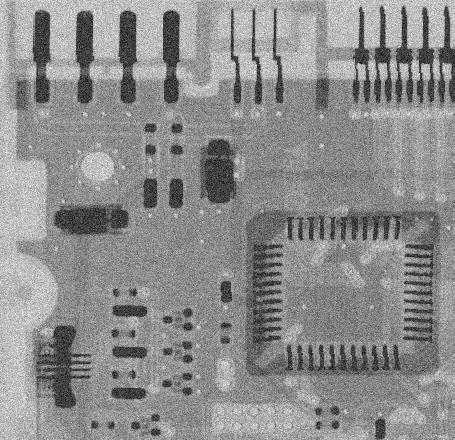
#> input picture Khôi phục loại bỏ ảnh/Anh_nhieu_de_loc_thich_nghi_cuc_bo.tif, 455 x 440 px
$ python Khoi_phuc_Loc_thich_nghi_cuc_bo.py
#> lines starting #> are read from the running program, lines starting #| are printed output that depends on the picture
#> further down, img_nhieu is the input picture: shape (440, 455); min 0, max 255, mean 140.7
import numpy as np
import cv2
import matplotlib.pyplot as plt

def Loc_Thich_Nghi_Cuc_Bo(img, ksize, phuong_sai_nhieu):
#> called with ksize = 7, phuong_sai_nhieu = 0.15
    m, n = img.shape
#> m = 440; n = 455
    img_ket_qua_anh_loc = np.zeros([m, n])
    h=(ksize -1) // 2
    padded_img = np.pad(img, (h, h), mode='reflect')
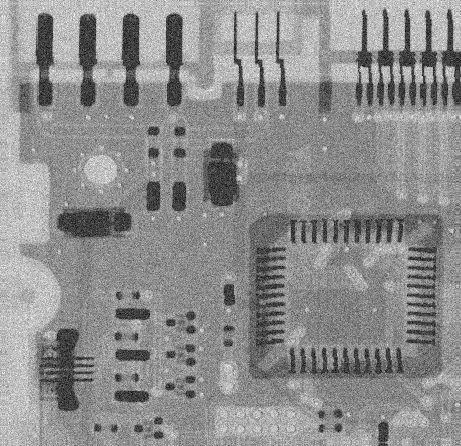
#> padded_img: shape (446, 461); min 0, max 255, mean 141.4
    for i in range(m):
        for j in range(n):
            vung_anh_kich_thuoc_k = padded_img[i:i+ksize,j:j+ksize]
            phuong_sai_cuc_bo = np.var(vung_anh_kich_thuoc_k)
            gia_tri_TB_cuc_bo = np.mean(vung_anh_kich_thuoc_k)
            if gia_tri_TB_cuc_bo  > phuong_sai_nhieu :
                img_ket_qua_anh_loc[i,j] = gia_tri_TB_cuc_bo
            else:
                img_ket_qua_anh_loc[i,j] = padded_img[i,j] - int((phuong_sai_nhieu / phuong_sai_cuc_bo) * (padded_img[i,j] - gia_tri_TB_cuc_bo))
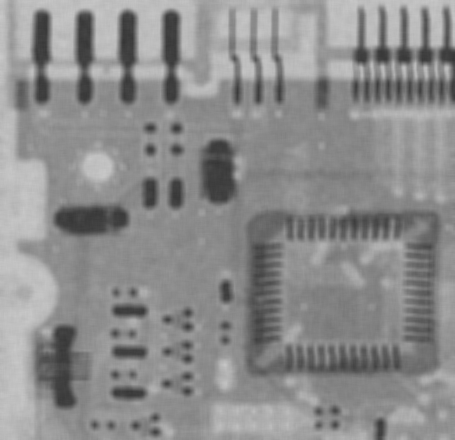
#> img_ket_qua_anh_loc: shape (440, 455) float64; min 53.82, max 201.8, mean 140.7
    return img_ket_qua_anh_loc

if __name__ == "__main__":
    img_nhieu = cv2.imread('Anh_nhieu_de_loc_thich_nghi_cuc_bo.tif', 0)
    phuong_sai_nhieu = 0.15
    ksize = 7

    img_ket_qua = Loc_Thich_Nghi_Cuc_Bo(img_nhieu, ksize, phuong_sai_nhieu)

    fig = plt.figure(figsize=(16, 9))     # Thiết lập vùng (cửa sổ) vẽ
    ax1, ax2 = fig.subplots(1, 2)        # Thiết lập 2 vùng con ax1, ax2
    ax1.imshow(img_nhieu, cmap='gray')      # Hiển thị ảnh gốc vùng ax1
    ax1.set_title("ảnh nhiễu Gaussian")             # Thiết lập tiêu đề vùng ax1
    ax1.axis("off")

    ax2.imshow(img_ket_qua, cmap='gray')       # Hiển thị ảnh sau khi lọc
    ax2.set_title("ảnh sau khi qua Bộ lọc thích nghi cục bộ") # Thiết lập tiêu đề vùng ax2
    ax2.axis("off")
    plt.show()
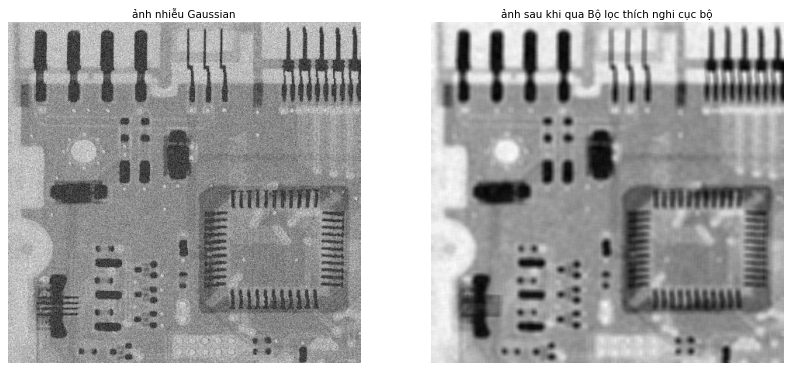
#> figure drawn by matplotlib, 2 panels
